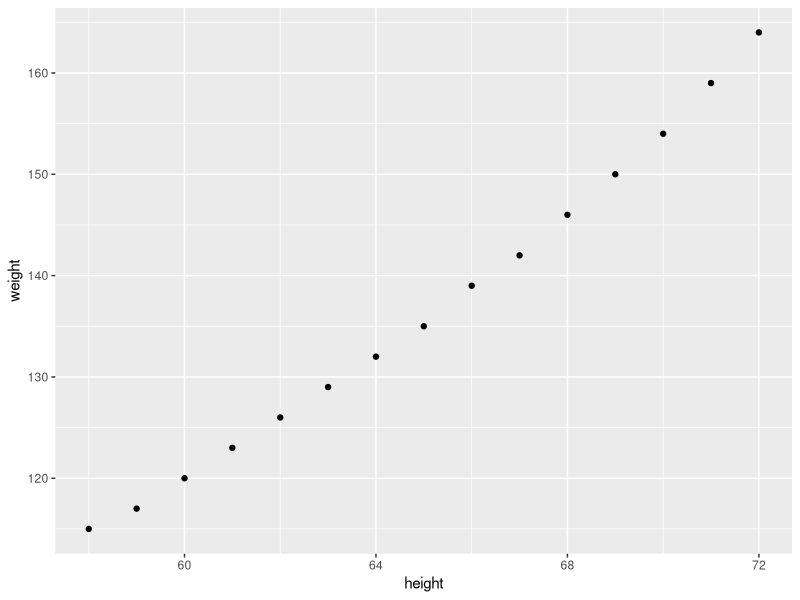
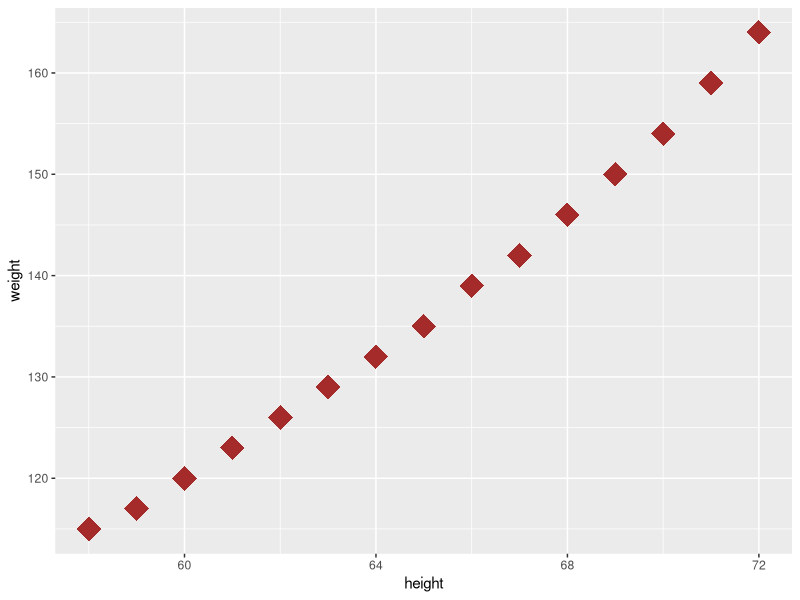

Recreate these plots in R, in order.
#This code chunk identifies my working directory 
#and sets it to where I want to save and fetch files
#TASK: fill in between the parentheses if needed. 
#If not needed, make the two lines a comment
getwd()
setwd("C:/users/Sowm/Documents/Assignments")

#This brings the 'women' data into my environment from Base R (Run this)
women

#This code saves the women data as a dataframe with a new name
#TASK: Save the women dataset with a new name
women_data <- women

#This code chunk allows me to see the top 2 rows of my data
#TASK: Write the function that returns the top rows
head(women_data, 2)

#This code chunk shows me the internal structure 
#Task: Write the function that shows the number of rows, columns, column names, class of columns 
str(women_data)


#This code chunk shows me some basic summary stats
#Such as Min, Max, Mean. Quartiles...
#Task: Write the function that gives summary stats
summary(women_data)

#This allows me to apply the function to just one certain column
#Task: Write the function to return the Mean of just the height column
mean(women_data$height)

#This allows me to save one column as its own object ('values' in the Environment)
#Task: Write the function to create an object for just the Weight column 
#and write the function to create an object for just the Height column 
#(these should show as values in the environment window, not as datasets)
height_o <- women_data$height
weight_o <- women_data$weight

#This takes the individual objects ('values' in the Environment) and creates a dataframe
#I can see the Data in the Environment 
#Task: Write the function to create a data.frame from the height and weight values you just created
new_women_data <- data.frame(height = height_o, weight=weight_o)

#This code chunk creates a subset from my dataset
#Note that the subset only appears in the Console (not the Environment)
#Task: Write the function to create a subset of the data where the height is > 65
#If I wanted to save the subset, I would need to name it as done in the code above
subset(women_data, height > 65)

#This shows me how many rows are in my dataset and
#TASK: Write the function that returns the number of rows
nrow(women_data)

#This shows me how many columns are in my dataset
#TASK: Write the function that returns the number of columns
ncol(women_data)

#This also shows me how many rows and columns with just one function
#TASK: Write the function that returns the number of rows and columns with just one command
dim(women_data)

#This code will install the ggplot2 package
#TASK: Write the function that installs the ggplot2 package
install.packages("ggplot2")
  
#This code calls the ggplot2 package so I can use its functions
#Task: Write the function that 'calls' the ggplot2 package
library(ggplot2)

#This produces a scatter plot of the height and weight columns
#Task: replace the dataset name and column names in the plot function below 
#to produce a scatter plot of height and weight
ggplot(women_data, aes(x=height, y=weight)) + 
  geom_point()

#Optional 'Just for fun' TASK: Change the arguments for the geom point and see what happens to the plot
ggplot(women_data, aes(x=height, y=weight)) + 
  geom_point(shape = 18, colour = "brown", fill = "red", size = 5, stroke = 5)

